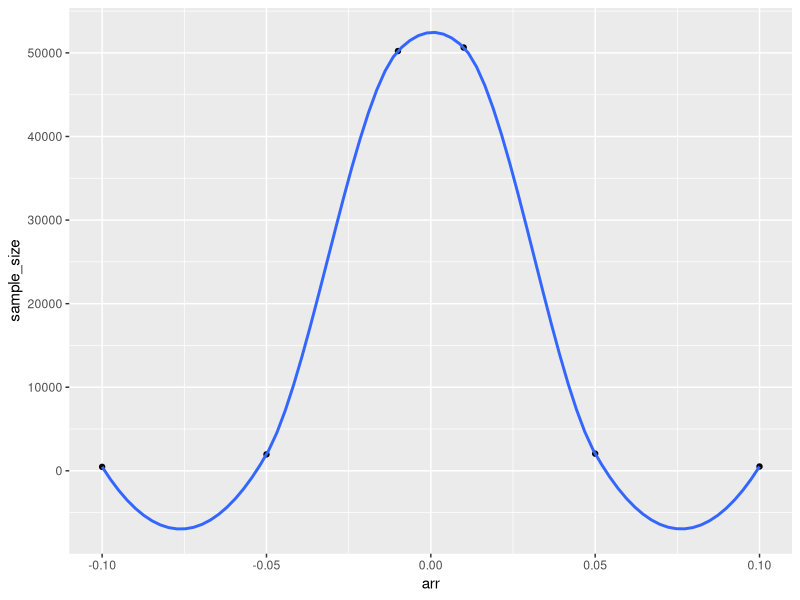

Reproduce this figure in R.
# experimenting with basic sample size calculations for a binary outcome using {stats} package

library(tidyverse)

# Aim is to generate a heatmap illustrating different sample sizes, first with a fixed alpha and beta but varying by P1 and P2
# and then by fixing P1 and P2 and varying the alpha and beta.


# Definitions:
  # Alpha: significance level - i.e. the strength of the evidence we require to reject the null hypothesis
  # Beta: the probability of obtaining the stated level of significance, the power of the study (1 - Beta)
  # P1: the treatment effect in group 1, the probability of the outcome occurring in group 1 [IMV]
  # P2: the treatment effect in group 2, the probability of the outcome occurring in group 2 [CPAP]
  # Absolute risk: I am taking this to mean the risk difference i.e. the number of people who die in group 1 minus the number of people who die in group 2

# Context:

# We want to study whether one type of ventilation (CPAP) is better than another (IMV) at reducing mortality at 14 days (binary outcome)
# How many patients would we need to study to conclude with a reasonable degree of certainty that CPAP is superior to IMV?
# We might define superiority in this context as a reduction in absolute risk of death at 14 days by 0.1 (10%), this being an estimated clinically significant endpoint which can be subjected to further testing across a range of values.

# Let's start by stating that we would like a 90% power to detect a significant result at the 5% level.  
# The null hypothesis is that there is no difference in the proportion of people who have died at 14 days in each treatment group.


# 1.  Fixed alpha of 5% and fixed beta of 90%, with varying absolute risk reductions:

# 10%

power.prop.test(n = NULL, # because this is the quantity we want to estimate
                p1 = 0.5, # 50% probability of death at 14 days in the CPAP group
                p2 = 0.6, # 60% probability of death at 14 days in the IMV group, i.e. a 10% absolute risk reduction in the cpap group
                sig.level = 0.05,
                power = 0.9,
                alternative = "two.sided") # with default values for 'strict' and 'tol'

  # gives n = 519 when rounded to a whole person.  When I put the same values into the sealedenvelope.com calculator, it
  # comes out with 516 per group...?

# 5%

power.prop.test(n = NULL, 
                p1 = 0.55, # cpap
                p2 = 0.6,  # imv
                sig.level = 0.05,
                power = 0.9,
                alternative = "two.sided")

# 1%


power.prop.test(n = NULL, 
                p1 = 0.59, # cpap
                p2 = 0.6,  # imv
                sig.level = 0.05,
                power = 0.9,
                alternative = "two.sided")


# -1% i.e. an increase in 14 day mortality in the cpap group


power.prop.test(n = NULL, 
                p1 = 0.61, # cpap
                p2 = 0.60,  # imv
                sig.level = 0.05,
                power = 0.9,
                alternative = "two.sided")

# -5% 


power.prop.test(n = NULL, 
                p1 = 0.65, # cpap
                p2 = 0.6,  # imv
                sig.level = 0.05,
                power = 0.9,
                alternative = "two.sided")

# -10%


power.prop.test(n = NULL, 
                p1 = 0.7, # cpap
                p2 = 0.6,  # imv
                sig.level = 0.05,
                power = 0.9,
                alternative = "two.sided")

# Test: does the actual probability values you put into p1 and p2 make a difference or is it just the proportional difference between them?

# 5% proportion with smaller p1 and p2 values:

power.prop.test(n = NULL, 
                p1 = 0.05, # cpap
                p2 = 0.1,  # imv
                sig.level = 0.05,
                power = 0.9,
                alternative = "two.sided")
# n = 582 i.e. not far off the 519 we got for the same proportional difference at higher p1 and p2 values.







# Results Table

sample <- 
  tibble(
    "Alpha" = c(0.05, 0.05, 0.05, 0.05, 0.05, 0.05),
    "Beta" = c(0.9, 0.9, 0.9, 0.9, 0.9, 0.9),
    "p1" = c(0.5, 0.55, 0.59, 0.61, 0.65, 0.7),
    "p2" = c(0.6, 0.6, 0.6, 0.6, 0.6, 0.6),
    "ARR" = c(0.1, 0.05, 0.01, -0.01, -0.05, -0.1),
    "n/group" = c(519, 2053, 50639, 50219, 1969, 476)
  )


# Graphs

p2 <- c(0.6, 0.6, 0.6, 0.6, 0.6, 0.6)
p1 <- c(0.5, 0.55, 0.59, 0.61, 0.65, 0.7)
sample_size <- c(519, 2053, 50639, 50219, 1969, 476)
arr <- c(0.1, 0.05, 0.01, -0.01, -0.05, -0.1)

sample %>% 
  ggplot(aes(x = arr, y = sample_size)) +
  geom_point() +
  geom_smooth()
